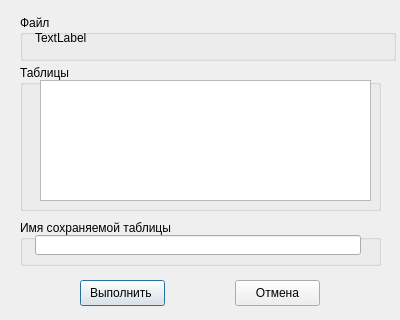
<?xml version="1.0" encoding="UTF-8"?>
<ui version="4.0">
 <class>Dialog</class>
 <widget class="QDialog" name="Dialog">
  <property name="geometry">
   <rect>
    <x>0</x>
    <y>0</y>
    <width>400</width>
    <height>320</height>
   </rect>
  </property>
  <property name="minimumSize">
   <size>
    <width>400</width>
    <height>320</height>
   </size>
  </property>
  <property name="maximumSize">
   <size>
    <width>400</width>
    <height>320</height>
   </size>
  </property>
  <property name="windowTitle">
   <string>Dialog</string>
  </property>
  <widget class="QGroupBox" name="groupBox">
   <property name="geometry">
    <rect>
     <x>20</x>
     <y>65</y>
     <width>361</width>
     <height>146</height>
    </rect>
   </property>
   <property name="title">
    <string>Таблицы</string>
   </property>
   <widget class="QListWidget" name="lst_table">
    <property name="geometry">
     <rect>
      <x>20</x>
      <y>15</y>
      <width>331</width>
      <height>121</height>
     </rect>
    </property>
   </widget>
  </widget>
  <widget class="QGroupBox" name="groupBox_2">
   <property name="geometry">
    <rect>
     <x>20</x>
     <y>15</y>
     <width>376</width>
     <height>46</height>
    </rect>
   </property>
   <property name="title">
    <string>Файл</string>
   </property>
   <widget class="QLabel" name="lb_path_file">
    <property name="geometry">
     <rect>
      <x>15</x>
      <y>10</y>
      <width>351</width>
      <height>26</height>
     </rect>
    </property>
    <property name="text">
     <string>TextLabel</string>
    </property>
   </widget>
  </widget>
  <widget class="QGroupBox" name="groupBox_3">
   <property name="geometry">
    <rect>
     <x>20</x>
     <y>220</y>
     <width>361</width>
     <height>46</height>
    </rect>
   </property>
   <property name="title">
    <string>Имя сохраняемой таблицы</string>
   </property>
   <widget class="QLineEdit" name="ln_name_new_tab">
    <property name="geometry">
     <rect>
      <x>15</x>
      <y>15</y>
      <width>326</width>
      <height>20</height>
     </rect>
    </property>
   </widget>
  </widget>
  <widget class="QPushButton" name="pb_run">
   <property name="geometry">
    <rect>
     <x>80</x>
     <y>280</y>
     <width>85</width>
     <height>26</height>
    </rect>
   </property>
   <property name="text">
    <string>Выполнить </string>
   </property>
  </widget>
  <widget class="QPushButton" name="pb_cancel">
   <property name="geometry">
    <rect>
     <x>235</x>
     <y>280</y>
     <width>85</width>
     <height>26</height>
    </rect>
   </property>
   <property name="text">
    <string>Отмена</string>
   </property>
  </widget>
 </widget>
 <resources/>
 <connections/>
</ui>
